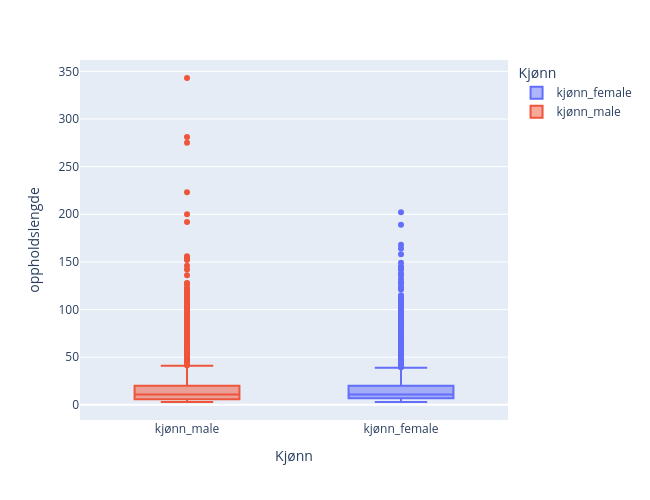

The code cell stored with this chart in its notebook:
### Markdown cell above
Oppholdslengde fordelt på Kjønn
Dette boxplottet viser oppholdslengde for pasienter, fordelt på kjønn. Dataene er delt i to grupper: kjønn_female (kvinner) og kjønn_male (menn), og hvert punkt representerer en pasient.

Observasjoner :Median oppholdslengde ser ut til å være relativt lik mellom kjønnene. Det er flere uteliggere blant både kvinner og menn, noe som indikerer at enkelte pasienter har betydelig lengre opphold enn flertallet. Variasjonen innenfor hver gruppe viser at oppholdslengde kan være påvirket av flere faktorer utover kjønn alene. Noe som vil være naturlig.

### Code cell
gender_column = [
    'kjønn_female',
    'kjønn_male'
]

X_train_with_target = X_train.copy()
X_train_with_target['oppholdslengde'] = y_train.values  

gender_melted = pd.melt(X_train_with_target, id_vars=['oppholdslengde'], value_vars=gender_column, 
                         var_name='sykdom', value_name='Har sykdom')

gender_melted = gender_melted[gender_melted['Har sykdom'] == True]

fig = px.box(gender_melted, x='sykdom', y='oppholdslengde', color='sykdom', width=650, height=500)

fig.update_layout(xaxis={'categoryorder': 'total descending'}, xaxis_title = "Kjønn", legend_title = "Kjønn")

### Figure 1 — Plotly figure (JSON) as saved in the notebook; plotly's stock layout.template omitted (floating-point values rounded to 4 significant figures; data arrays with more than 128 entries replaced by an {"elided": "..."} marker saying what was removed)
{"data": [{"alignmentgroup": "True", "hovertemplate": "sykdom=%{x}<br>oppholdslengde=%{y}<extra></extra>", "legendgroup": "kjønn_female", "marker": {"color": "#636efa"}, "name": "kjønn_female", "notched": false, "offsetgroup": "kjønn_female", "orientation": "v", "showlegend": true, "type": "box", "x": {"elided": "2350 str values"}, "x0": " ", "xaxis": "x", "y": {"elided": "2350 int values"}, "y0": " ", "yaxis": "y"}, {"alignmentgroup": "True", "hovertemplate": "sykdom=%{x}<br>oppholdslengde=%{y}<extra></extra>", "legendgroup": "kjønn_male", "marker": {"color": "#EF553B"}, "name": "kjønn_male", "notched": false, "offsetgroup": "kjønn_male", "orientation": "v", "showlegend": true, "type": "box", "x": {"elided": "3060 str values"}, "x0": " ", "xaxis": "x", "y": {"elided": "3060 int values"}, "y0": " ", "yaxis": "y"}], "layout": {"boxmode": "overlay", "height": 500, "legend": {"title": {"text": "Kjønn"}, "tracegroupgap": 0}, "margin": {"t": 60}, "width": 650, "xaxis": {"anchor": "y", "categoryarray": ["kjønn_female", "kjønn_male"], "categoryorder": "total descending", "domain": [0, 1], "title": {"text": "Kjønn"}}, "yaxis": {"anchor": "x", "domain": [0, 1], "title": {"text": "oppholdslengde"}}}}
